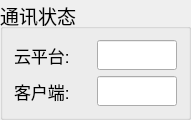
  <widget class="QGroupBox" name="comStatusBox">
   <property name="geometry">
    <rect>
     <x>1030</x>
     <y>340</y>
     <width>191</width>
     <height>106</height>
    </rect>
   </property>
   <property name="font">
    <font>
     <pointsize>14</pointsize>
    </font>
   </property>
   <property name="title">
    <string>通讯状态</string>
   </property>
   <layout class="QVBoxLayout" name="verticalLayout_14">
    <item>
     <layout class="QHBoxLayout" name="horizontalLayout_6">
      <item>
       <widget class="QLabel" name="label_cloudStatus">
        <property name="maximumSize">
         <size>
          <width>16777215</width>
          <height>30</height>
         </size>
        </property>
        <property name="font">
         <font>
          <pointsize>13</pointsize>
         </font>
        </property>
        <property name="text">
         <string>云平台:</string>
        </property>
       </widget>
      </item>
      <item>
       <widget class="QLineEdit" name="m_cloudStatus">
        <property name="sizePolicy">
         <sizepolicy hsizetype="Expanding" vsizetype="Preferred">
          <horstretch>0</horstretch>
          <verstretch>0</verstretch>
         </sizepolicy>
        </property>
        <property name="minimumSize">
         <size>
          <width>0</width>
          <height>30</height>
         </size>
        </property>
        <property name="maximumSize">
         <size>
          <width>80</width>
          <height>30</height>
         </size>
        </property>
        <property name="font">
         <font>
          <pointsize>13</pointsize>
         </font>
        </property>
        <property name="echoMode">
         <enum>QLineEdit::Normal</enum>
        </property>
        <property name="readOnly">
         <bool>true</bool>
        </property>
       </widget>
      </item>
     </layout>
    </item>
    <item>
     <layout class="QHBoxLayout" name="horizontalLayout_18">
      <item>
       <widget class="QLabel" name="label_masterStatus">
        <property name="minimumSize">
         <size>
          <width>0</width>
          <height>30</height>
         </size>
        </property>
        <property name="maximumSize">
         <size>
          <width>16777215</width>
          <height>30</height>
         </size>
        </property>
        <property name="font">
         <font>
          <pointsize>13</pointsize>
         </font>
        </property>
        <property name="text">
         <string>客户端:</string>
        </property>
       </widget>
      </item>
      <item>
       <widget class="QLineEdit" name="m_masterStatus">
        <property name="sizePolicy">
         <sizepolicy hsizetype="Expanding" vsizetype="Preferred">
          <horstretch>0</horstretch>
          <verstretch>0</verstretch>
         </sizepolicy>
        </property>
        <property name="minimumSize">
         <size>
          <width>0</width>
          <height>30</height>
         </size>
        </property>
        <property name="maximumSize">
         <size>
          <width>80</width>
          <height>30</height>
         </size>
        </property>
        <property name="font">
         <font>
          <pointsize>13</pointsize>
         </font>
        </property>
        <property name="echoMode">
         <enum>QLineEdit::Normal</enum>
        </property>
        <property name="readOnly">
         <bool>true</bool>
        </property>
       </widget>
      </item>
     </layout>
    </item>
   </layout>
  </widget>
